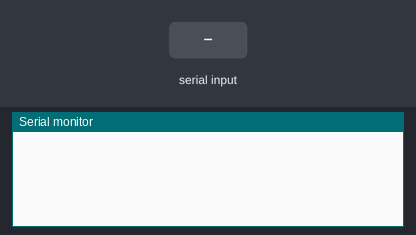
Bench run of a sketch on a simulated Arduino Mega 2560, built with avr-gcc and run on an emulated ATmega2560. Shown: the last lines printed to the serial monitor. The test bench sets the inputs (shaded band).

Above: at 1.2 s.
1.3 s: "1\n" received over Serial
At 2.3 s:
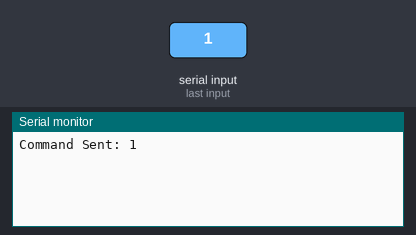
2.8 s: "1\n" received over the second serial link
At 3.2 s:
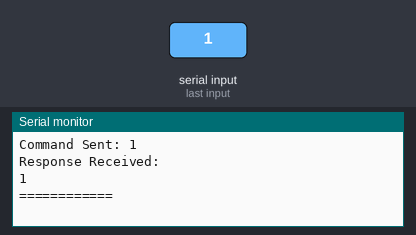
4.3 s: "0\n" received over Serial
At 4.6 s:
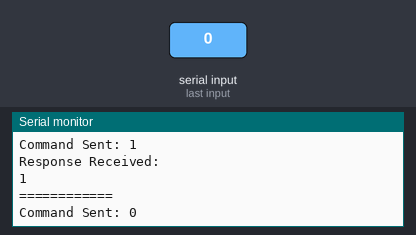
5.8 s: "0\n" received over the second serial link
At 6.7 s:
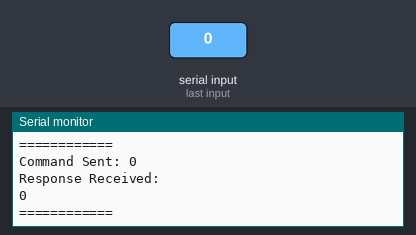

Measured:
- after the input at 1.3 s, the serial monitor: prints a new line at once (image 1)
- after the input at 2.8 s, the serial monitor: prints a new line at once (image 2)
- after the input at 4.3 s, the serial monitor: prints a new line at once (image 3)
- after the input at 5.8 s, the serial monitor: prints a new line at once (image 4)

The sketch:

wifi-testing.ino
```cpp
#include <SoftwareSerial.h>

const byte rxPin = 2; // Wire this to Tx Pin of ESP8266
const byte txPin = 3; // Wire this to Rx Pin of ESP8266

// We'll use a software serial interface to connect to ESP8266
//SoftwareSerial ESP8266 (rxPin, txPin);
#define ESP8266 Serial1

void setup() {
  Serial.begin(9600);
  ESP8266.begin(9600);

}

bool okReceived = false;

void loop() {
  if (Serial.available() > 0)
  {
    String command = Serial.readStringUntil('\n');
    Serial.println("Command Sent: " + command);
    Serial.println();
    ESP8266.println(command);
  }

  int responseCounter = 0;

  if (ESP8266.available() > 0)
  {
    while (ESP8266.available() > 0)
    {
      if (responseCounter == 0)
      {
        Serial.println("Response Received:");
      }

      String response = ESP8266.readStringUntil('\n');
      Serial.println(response);
      responseCounter++;
    }
    Serial.println();
    Serial.println("============");
    Serial.println();
  }


}
```
